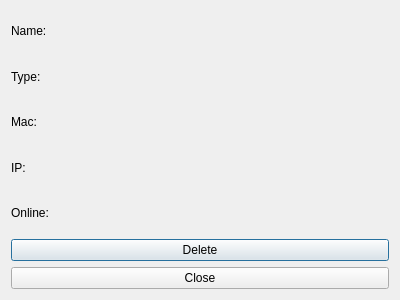
<?xml version="1.0" encoding="UTF-8"?>
<ui version="4.0">
 <class>DeviceDetailsDialog</class>
 <widget class="QDialog" name="DeviceDetailsDialog">
  <property name="geometry">
   <rect>
    <x>0</x>
    <y>0</y>
    <width>400</width>
    <height>300</height>
   </rect>
  </property>
  <property name="windowTitle">
   <string>Dialog</string>
  </property>
  <layout class="QVBoxLayout" name="verticalLayout">
   <item>
    <widget class="QLabel" name="nameLabel">
     <property name="text">
      <string>Name:</string>
     </property>
    </widget>
   </item>
   <item>
    <widget class="QLabel" name="typeLabel">
     <property name="text">
      <string>Type:</string>
     </property>
    </widget>
   </item>
   <item>
    <widget class="QLabel" name="macLabel">
     <property name="text">
      <string>Mac:</string>
     </property>
    </widget>
   </item>
   <item>
    <widget class="QLabel" name="ipLabel">
     <property name="text">
      <string>IP:</string>
     </property>
    </widget>
   </item>
   <item>
    <widget class="QLabel" name="onlineLabel">
     <property name="text">
      <string>Online:</string>
     </property>
    </widget>
   </item>
   <item>
    <widget class="QPushButton" name="deleteButton">
     <property name="text">
      <string>Delete</string>
     </property>
    </widget>
   </item>
   <item>
    <widget class="QPushButton" name="closeButton">
     <property name="text">
      <string>Close</string>
     </property>
    </widget>
   </item>
  </layout>
 </widget>
 <resources/>
 <connections/>
</ui>
